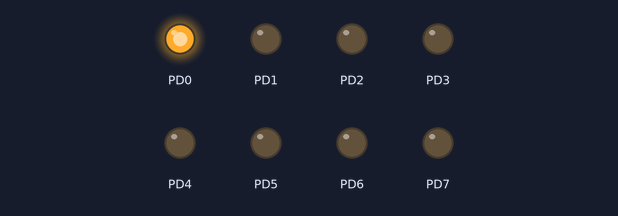
Bench run of a program on a simulated ATmega128, built with avr-gcc and emulated at 8 MHz. On the bench: output pins drawn as LEDs (lit = HIGH).

Above: at 0.05 s.
At 0.55 s:
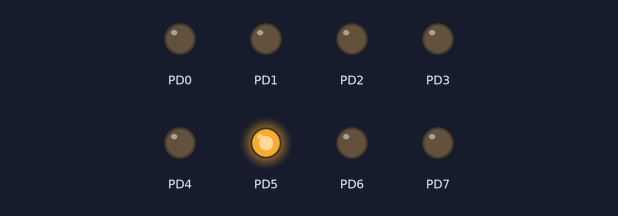
At 1.05 s:
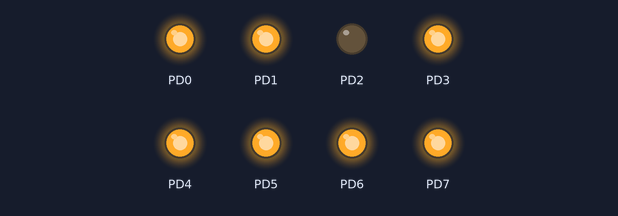
At 2.1 s:
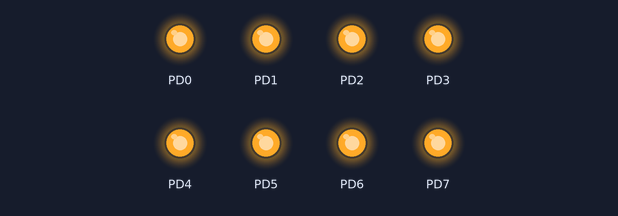
At 3.95 s:
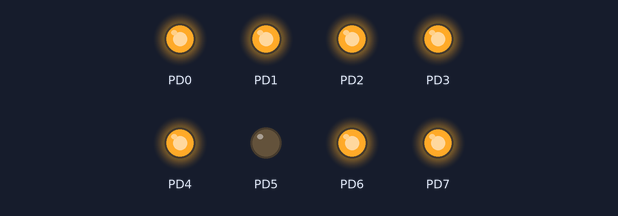
At 5.85 s:
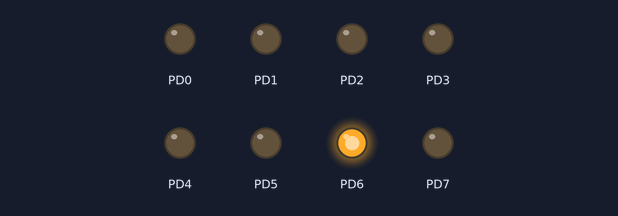
Timing chart, 0 to 6.2 s (numbered marks = the images above):
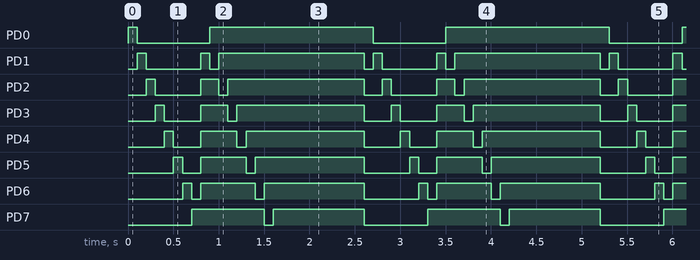

The program:

main.c
```c
#define F_CPU 8000000UL

#include <avr/io.h>
#include <util/delay.h>

typedef struct {
	unsigned char data;
	unsigned int delay;
} PatternStruct;

PatternStruct pattern[] = {
	{0x01, 100}, {0x02, 100}, {0x04, 100}, {0x08, 100}, {0x10, 100},
	{0x20, 100}, {0x40, 100}, {0x80, 100}, {0xFE, 100}, {0xFD, 100},
	{0xFB, 100}, {0xF7, 100}, {0xEF, 100}, {0xDF, 100}, {0xBF, 100},
	{0x7F, 100}, {0xFF, 1000}, {0x00, 0}
};

void wait(int ms) {
	for (int i = 0; i < ms; i++) {
		_delay_ms(1); // Library function (max 30 ms at 8 MHz)
	}
}

int main(void) {
	DDRD = 0xFF; // Set all pins on PORTD as outputs

	while (1) {
		int index = 0;

		while (pattern[index].delay != 0) {
			PORTD = pattern[index].data;
			wait(pattern[index].delay);
			index++;
		}
	}

	return 1;
}
```

Measured:
- by itself, PD0: repeats every 2.6 s: LOW 0.80 s, HIGH 1.8 s
- by itself, PD1: repeats every 2.6 s: LOW 0.60 s, HIGH 0.10 s, LOW 0.10 s, HIGH 1.6 s, LOW 0.10 s, HIGH 0.10 s
- by itself, PD2: repeats every 2.6 s: LOW 0.50 s, HIGH 0.20 s, LOW 0.10 s, HIGH 1.5 s, LOW 0.20 s, HIGH 0.10 s
- by itself, PD3: repeats every 2.6 s: LOW 0.40 s, HIGH 0.30 s, LOW 0.10 s, HIGH 1.4 s, LOW 0.30 s, HIGH 0.10 s
- by itself, PD4: repeats every 2.6 s: LOW 0.30 s, HIGH 0.40 s, LOW 0.10 s, HIGH 1.3 s, LOW 0.40 s, HIGH 0.10 s
- by itself, PD5: repeats every 2.6 s: LOW 0.20 s, HIGH 0.50 s, LOW 0.10 s, HIGH 1.2 s, LOW 0.50 s, HIGH 0.10 s
- by itself, PD6: repeats every 2.6 s: LOW 0.10 s, HIGH 0.60 s, LOW 0.10 s, HIGH 1.1 s, LOW 0.60 s, HIGH 0.10 s
- by itself, PD7: repeats every 2.6 s: LOW 0.10 s, HIGH 1.0 s, LOW 0.70 s, HIGH 0.80 s
